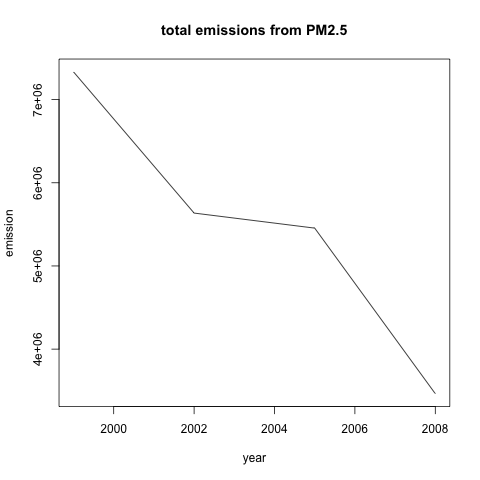

This chart was generated by the following R code:
## Question 1
## Have total emissions from PM2.5 decreased in the United States from 1999 to 2008? 
## Using the base plotting system, make a plot showing the total PM2.5 emission from 
## all sources for each of the years 1999, 2002, 2005, and 2008.

## get emission by year
emissionByYear <- aggregate(NEI$Emissions, list(NEI$year), sum)

## plot data
png(filename="/Users/xiangjiang/Documents/git/Data Science at Coursera/5.Exploratory data analysis/plot1.png", width=480, height=480)

plot(emissionByYear$Group.1, emissionByYear$x, main="total emissions from PM2.5", xlab="year",
     ylab="emission", type = "l")

dev.off()

## As shown from the graph, total emissions from PM2.5 has decreased in the United States from 1999 to 2008.